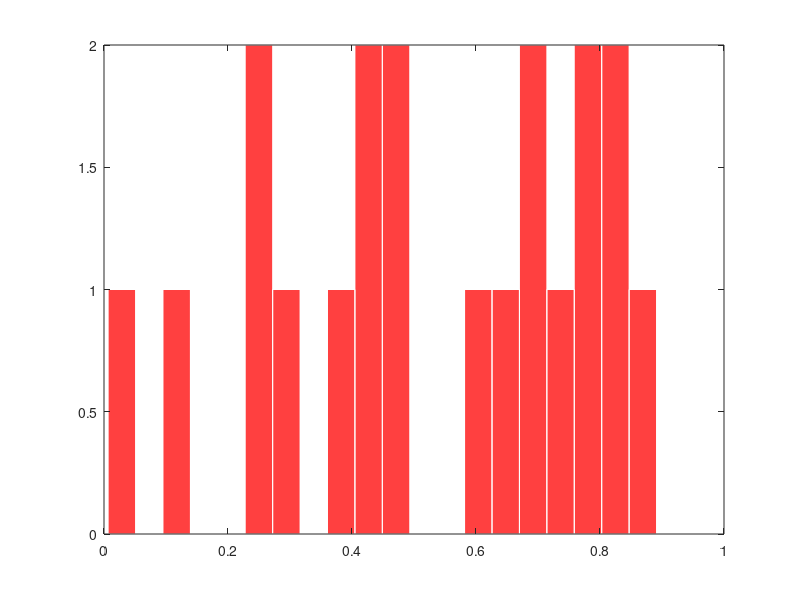

Recreate this plot in MATLAB. (Note: this script raises an error after producing the figure.)

X = rand(1,20)

figure
hist(X,20)
h = findobj(gca,'Type','patch');
set(h,'FaceColor','r','EdgeColor','w','facealpha',0.75)
hold on

figure
[COUNTSn] =  suavgausiano(X,3)
plot(COUNTSn);